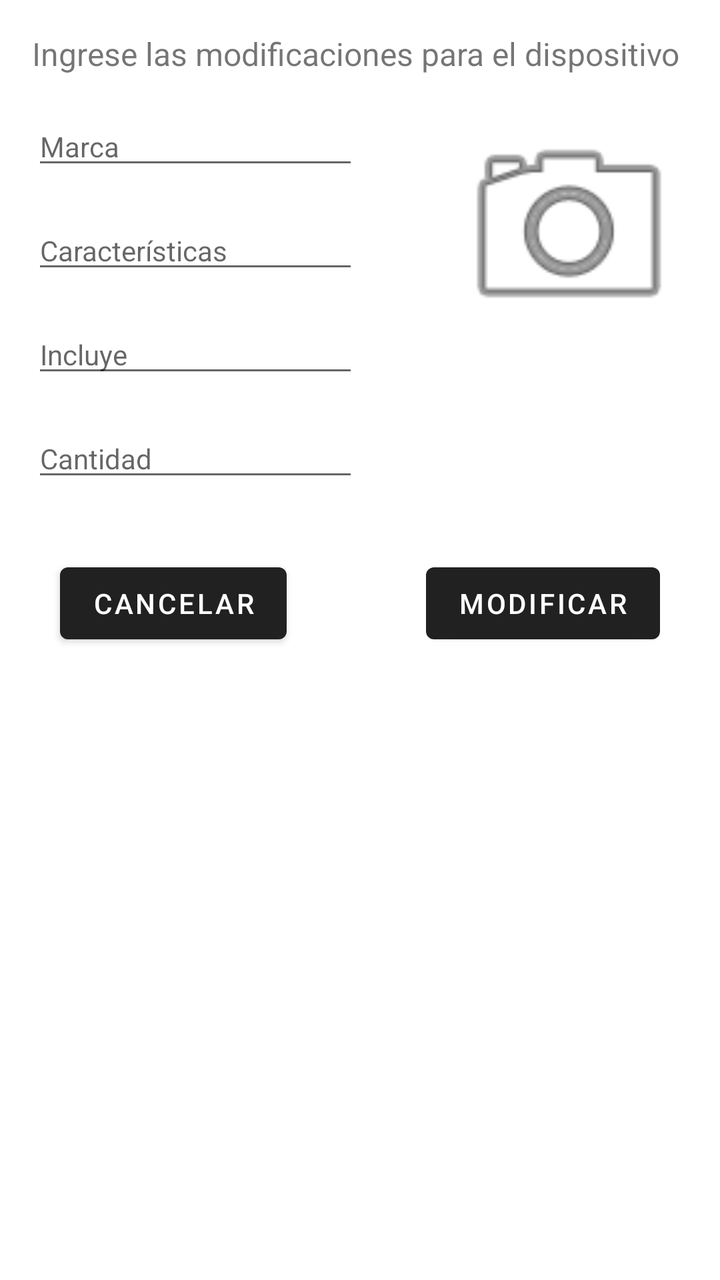
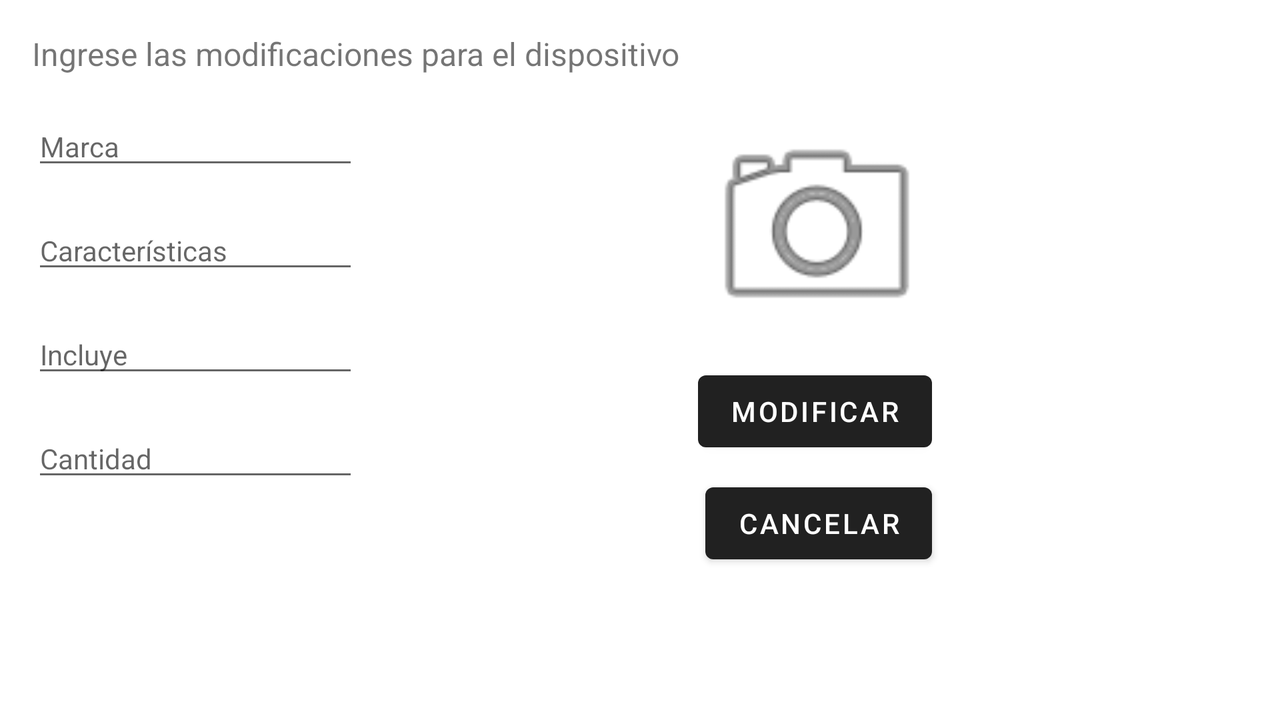

An Android layout and its configuration variant, each rendered on a device that would load it. The default file and the variant file are quoted in full after the pictures.
<!-- AndroidManifest.xml: application theme AppTheme -->
<!-- res/layout/activity_modificar_dispositivo.xml -->
<?xml version="1.0" encoding="utf-8"?>
<ScrollView xmlns:android="http://schemas.android.com/apk/res/android"
    xmlns:app="http://schemas.android.com/apk/res-auto"
    xmlns:tools="http://schemas.android.com/tools"
    android:layout_width="match_parent"
    android:layout_height="match_parent"
    tools:context=".ModificarDispositivo">

    <androidx.constraintlayout.widget.ConstraintLayout
        android:layout_width="match_parent"
        android:layout_height="match_parent">

    <ImageView
        android:id="@+id/NuevaFoto"
        android:layout_width="119dp"
        android:layout_height="120dp"
        android:layout_marginTop="16dp"
        android:layout_marginEnd="16dp"
        android:onClick="ModificarFoto"
        android:scaleType="fitXY"
        app:layout_constraintEnd_toEndOf="parent"
        app:layout_constraintTop_toBottomOf="@+id/textView6"
        app:srcCompat="@android:drawable/ic_menu_camera" />

    <TextView
        android:id="@+id/textView6"
        android:layout_width="0dp"
        android:layout_height="wrap_content"
        android:layout_marginStart="16dp"
        android:layout_marginTop="16dp"
        android:layout_marginEnd="16dp"
        android:text="@string/IngresarModificaciones"
        android:textSize="16sp"
        app:layout_constraintEnd_toEndOf="parent"
        app:layout_constraintStart_toStartOf="parent"
        app:layout_constraintTop_toTopOf="parent" />

    <EditText
        android:id="@+id/etNuevoMarca"
        android:layout_width="wrap_content"
        android:layout_height="wrap_content"
        android:layout_marginTop="16dp"
        android:ems="10"
        android:hint="@string/marca"
        android:inputType="textPersonName"
        android:textSize="14sp"
        app:layout_constraintStart_toStartOf="@+id/textView6"
        app:layout_constraintTop_toBottomOf="@+id/textView6" />

    <EditText
        android:id="@+id/etNuevoCarac"
        android:layout_width="wrap_content"
        android:layout_height="wrap_content"
        android:layout_marginTop="16dp"
        android:ems="10"
        android:gravity="start|top"
        android:hint="@string/caracteristicas"
        android:inputType="textMultiLine"
        android:textSize="14sp"
        app:layout_constraintStart_toStartOf="@+id/etNuevoMarca"
        app:layout_constraintTop_toBottomOf="@+id/etNuevoMarca" />

    <EditText
        android:id="@+id/etNuevoIncluye"
        android:layout_width="wrap_content"
        android:layout_height="wrap_content"
        android:layout_marginTop="16dp"
        android:ems="10"
        android:gravity="start|top"
        android:hint="@string/incluye"
        android:inputType="textMultiLine"
        android:textSize="14sp"
        app:layout_constraintStart_toStartOf="@+id/etNuevoCarac"
        app:layout_constraintTop_toBottomOf="@+id/etNuevoCarac" />

    <EditText
        android:id="@+id/etNuevoCant"
        android:layout_width="wrap_content"
        android:layout_height="wrap_content"
        android:layout_marginTop="16dp"
        android:ems="10"
        android:hint="@string/cantidad"
        android:inputType="number"
        android:textSize="14sp"
        app:layout_constraintStart_toStartOf="@+id/etNuevoIncluye"
        app:layout_constraintTop_toBottomOf="@+id/etNuevoIncluye" />

        <Button
            android:id="@+id/button6"
            android:layout_width="wrap_content"
            android:layout_height="wrap_content"
            android:layout_marginStart="24dp"
            android:layout_marginTop="32dp"
            android:layout_marginEnd="32dp"
            android:onClick="Cancelar"
            android:text="@string/cancelar"
            app:layout_constraintEnd_toStartOf="@+id/button7"
            app:layout_constraintStart_toStartOf="parent"
            app:layout_constraintTop_toBottomOf="@+id/etNuevoCant" />

        <Button
            android:id="@+id/button7"
            android:layout_width="wrap_content"
            android:layout_height="wrap_content"
            android:layout_marginStart="32dp"
            android:layout_marginEnd="24dp"
            android:onClick="ModificarDatos"
            android:text="@string/modificar"
            app:layout_constraintBottom_toBottomOf="@+id/button6"
            app:layout_constraintEnd_toEndOf="parent"
            app:layout_constraintStart_toEndOf="@+id/button6"
            app:layout_constraintTop_toTopOf="@+id/button6" />

    </androidx.constraintlayout.widget.ConstraintLayout>
</ScrollView>
<!-- resources referenced by this layout -->
<resources>
  <string name="IngresarModificaciones">Ingrese las modificaciones para el dispositivo</string>
  <string name="cancelar">Cancelar</string>
  <string name="cantidad">Cantidad</string>
  <string name="caracteristicas">Características</string>
  <string name="incluye">Incluye</string>
  <string name="marca">Marca</string>
  <string name="modificar">Modificar</string>
  <style name="AppTheme" parent="Theme.MaterialComponents.DayNight.DarkActionBar">
          
      </style>
</resources>
<!-- res/layout-land/activity_modificar_dispositivo.xml (the repository's variant of the layout above) -->
<!-- drawn on the phone turned sideways -->
<?xml version="1.0" encoding="utf-8"?>
<ScrollView xmlns:android="http://schemas.android.com/apk/res/android"
    xmlns:app="http://schemas.android.com/apk/res-auto"
    xmlns:tools="http://schemas.android.com/tools"
    android:layout_width="match_parent"
    android:layout_height="match_parent"
    tools:context=".ModificarDispositivo">

    <androidx.constraintlayout.widget.ConstraintLayout
        android:layout_width="match_parent"
        android:layout_height="match_parent">

        <ImageView
            android:id="@+id/NuevaFoto"
            android:layout_width="119dp"
            android:layout_height="120dp"
            android:layout_marginTop="16dp"
            android:layout_marginEnd="172dp"
            android:onClick="ModificarFoto"
            android:scaleType="fitXY"
            app:layout_constraintEnd_toEndOf="parent"
            app:layout_constraintTop_toBottomOf="@+id/textView6"
            app:srcCompat="@android:drawable/ic_menu_camera" />

        <TextView
        android:id="@+id/textView6"
        android:layout_width="0dp"
        android:layout_height="wrap_content"
        android:layout_marginStart="16dp"
        android:layout_marginTop="16dp"
        android:layout_marginEnd="16dp"
        android:text="@string/IngresarModificaciones"
        android:textSize="16sp"
        app:layout_constraintEnd_toEndOf="parent"
        app:layout_constraintStart_toStartOf="parent"
        app:layout_constraintTop_toTopOf="parent" />

    <EditText
        android:id="@+id/etNuevoMarca"
        android:layout_width="wrap_content"
        android:layout_height="wrap_content"
        android:layout_marginTop="16dp"
        android:ems="10"
        android:hint="@string/marca"
        android:inputType="textPersonName"
        android:textSize="14sp"
        app:layout_constraintStart_toStartOf="@+id/textView6"
        app:layout_constraintTop_toBottomOf="@+id/textView6" />

    <EditText
        android:id="@+id/etNuevoCarac"
        android:layout_width="wrap_content"
        android:layout_height="wrap_content"
        android:layout_marginTop="16dp"
        android:ems="10"
        android:gravity="start|top"
        android:hint="@string/caracteristicas"
        android:inputType="textMultiLine"
        android:textSize="14sp"
        app:layout_constraintStart_toStartOf="@+id/etNuevoMarca"
        app:layout_constraintTop_toBottomOf="@+id/etNuevoMarca" />

    <EditText
        android:id="@+id/etNuevoIncluye"
        android:layout_width="wrap_content"
        android:layout_height="wrap_content"
        android:layout_marginTop="16dp"
        android:ems="10"
        android:gravity="start|top"
        android:hint="@string/incluye"
        android:inputType="textMultiLine"
        android:textSize="14sp"
        app:layout_constraintStart_toStartOf="@+id/etNuevoCarac"
        app:layout_constraintTop_toBottomOf="@+id/etNuevoCarac" />

    <EditText
        android:id="@+id/etNuevoCant"
        android:layout_width="wrap_content"
        android:layout_height="wrap_content"
        android:layout_marginTop="16dp"
        android:ems="10"
        android:hint="@string/cantidad"
        android:inputType="number"
        android:textSize="14sp"
        app:layout_constraintStart_toStartOf="@+id/etNuevoIncluye"
        app:layout_constraintTop_toBottomOf="@+id/etNuevoIncluye" />

        <Button
            android:id="@+id/button6"
            android:layout_width="wrap_content"
            android:layout_height="wrap_content"
            android:layout_marginStart="24dp"
            android:layout_marginTop="8dp"
            android:onClick="Cancelar"
            android:text="@string/cancelar"
            app:layout_constraintEnd_toEndOf="@+id/button7"
            app:layout_constraintHorizontal_bias="1.0"
            app:layout_constraintStart_toStartOf="@+id/button7"
            app:layout_constraintTop_toBottomOf="@+id/button7" />

        <Button
            android:id="@+id/button7"
            android:layout_width="wrap_content"
            android:layout_height="wrap_content"
            android:layout_marginTop="8dp"
            android:onClick="ModificarDatos"
            android:text="@string/modificar"
            app:layout_constraintStart_toStartOf="@+id/NuevaFoto"
            app:layout_constraintTop_toBottomOf="@+id/NuevaFoto" />

    </androidx.constraintlayout.widget.ConstraintLayout>
</ScrollView>
